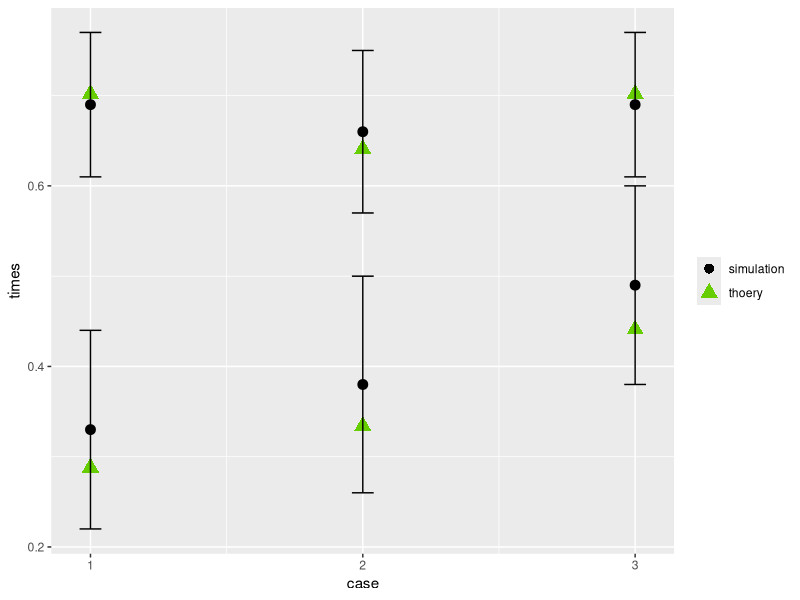
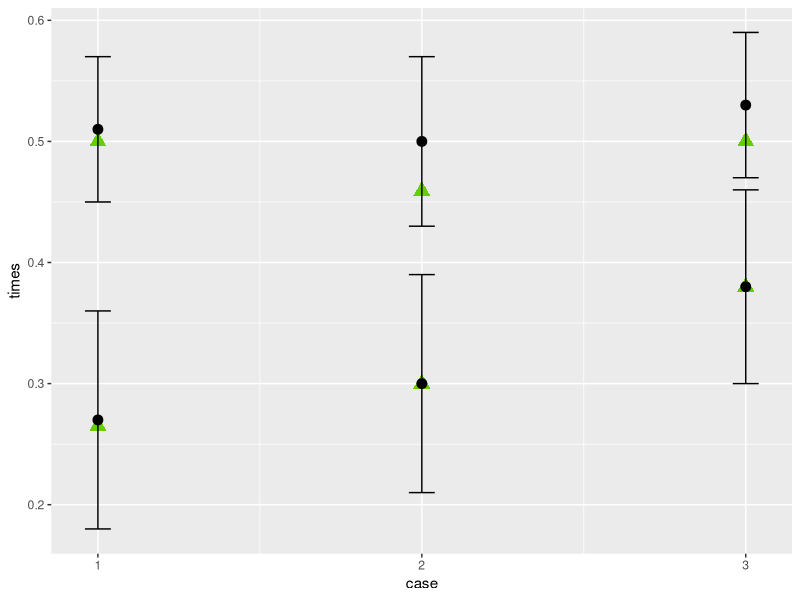
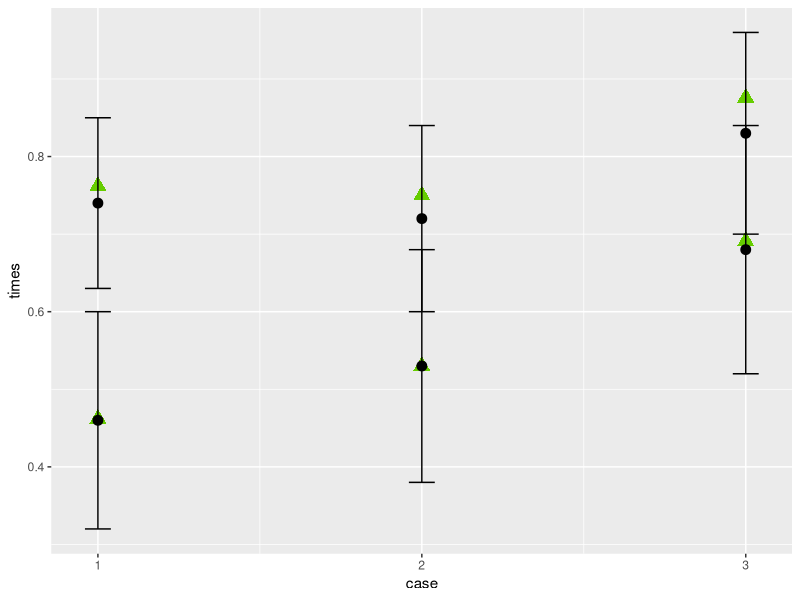
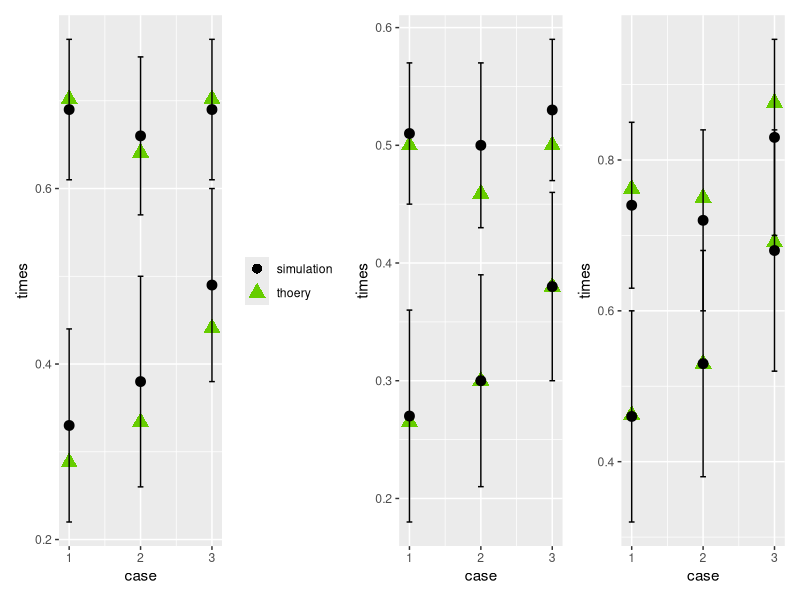

Write R code to recreate these figures, in order.
library(ggplot2)
library(RColorBrewer)
library(tidyverse)
library(patchwork)

df1_theory <- data.frame(case = c(1,1,2,2,3,3),times = c(0.288,0.702,0.334,0.641,0.441,0.702))
df1_sim <- data.frame(case = c(1,1,2,2,3,3), times = c(0.33,0.69,0.38,0.66,0.49,0.69), errors = c(0.11,0.08,0.12,0.09,0.11,0.08))

plot1 <- ggplot() +
  geom_point(data=df1_theory, aes(x=case,y=times,color="thoery"),size=4, shape = 17) + 
  geom_point(data=df1_sim, aes(x=case,y=times,color="simulation"),size=3) +
  geom_errorbar(data=df1_sim, aes(x=case, ymin=times-errors, ymax=times+errors),width=.08,color="black") +
  scale_x_continuous(breaks = c(1,2,3)) +
  scale_color_manual(values=c("black","chartreuse3")) +
  labs(col=NULL) +
  guides(colour = guide_legend(override.aes = list(shape = c(16,17))))
plot1

df2_theory <- data.frame(case = c(1,1,2,2,3,3),times = c(0.265,0.500,0.300,0.459,0.380,0.500))
df2_sim <- data.frame(case = c(1,1,2,2,3,3), times = c(0.27,0.51,0.30,0.50,0.38,0.53), errors = c(0.09,0.06,0.09,0.07,0.08,0.06))

plot2 <- ggplot() +
  geom_point(data=df2_theory, aes(x=case,y=times),size=4, shape = 17,color="chartreuse3") + 
  geom_point(data=df2_sim, aes(x=case,y=times),size=3) +
  geom_errorbar(data=df2_sim, aes(x=case, ymin=times-errors, ymax=times+errors),width=.08,color="black") +
  scale_x_continuous(breaks = c(1,2,3)) 
plot2

df3_theory <- data.frame(case = c(1,1,2,2,3,3),times = c(0.462,0.762,0.530,0.750,0.691,0.876))
df3_sim <- data.frame(case = c(1,1,2,2,3,3), times = c(0.46,0.74,0.53,0.72,0.68,0.83), errors = c(0.14,0.11,0.15,0.12,0.16,0.13))

plot3 <- ggplot() +
  geom_point(data=df3_theory, aes(x=case,y=times),size=4, shape = 17,color="chartreuse3") + 
  geom_point(data=df3_sim, aes(x=case,y=times),size=3) +
  geom_errorbar(data=df3_sim, aes(x=case, ymin=times-errors, ymax=times+errors),width=.08,color="black") +
  scale_x_continuous(breaks = c(1,2,3)) 
plot3
plot1 + plot2 + plot3
